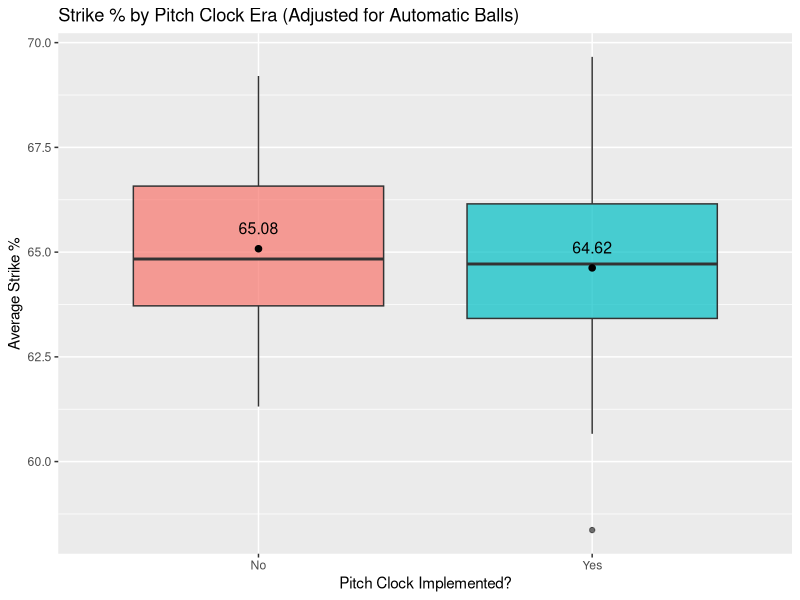
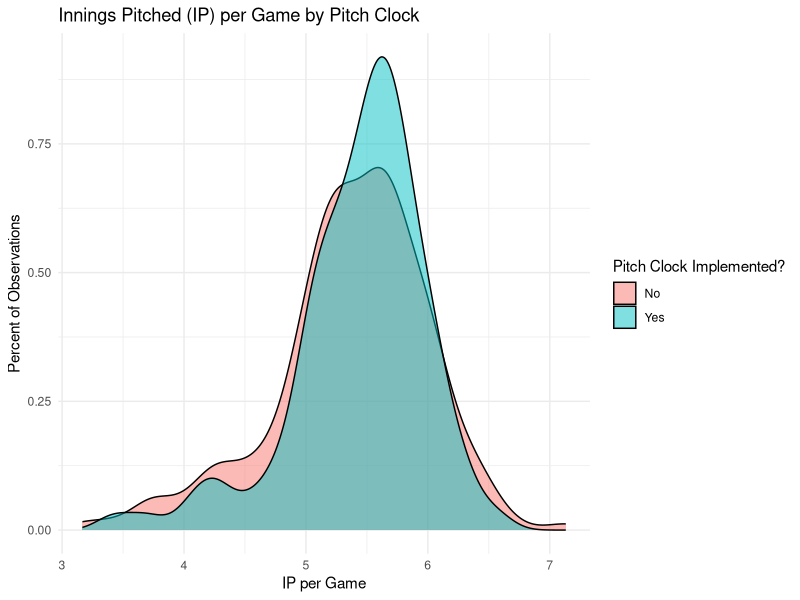
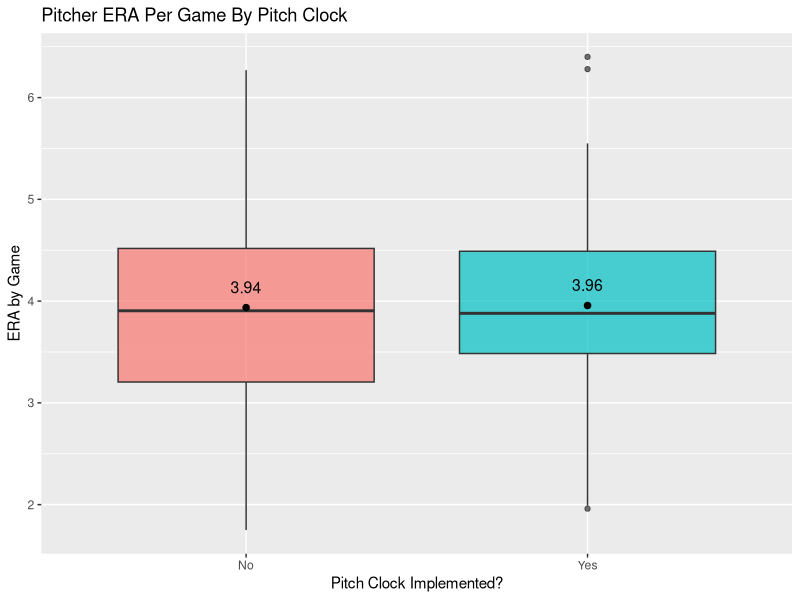

R code for these plots, in order:
## ---- chunk 1
library(tidyverse)
library(broom)
## ---- chunk 2
baseball <- read.csv("../data/pitching_data_2021-2024.csv")
baseball <- baseball %>%
  mutate(pitch_clock = ifelse(year >= 2023, "Yes", "No"))

# Step 1: Keep pitchers with all 4 years of data
baseball_1plot <- baseball %>%
  group_by(player_id) %>%
  filter(all(c(2022, 2023) %in% year)) %>%
  ungroup()

# Step 2: Calculate adjusted pitches and strike rate row by row
baseball_1plot <- baseball_1plot %>%
  mutate(
    adjusted_total_pitches = p_total_pitches - ifelse(is.na(p_automatic_ball), 0, p_automatic_ball),
    strike_percent = (p_total_strike / adjusted_total_pitches) * 100
  ) %>%
  filter(!is.na(pitch_clock), adjusted_total_pitches > 0)

baseball <- baseball %>%
  mutate(
    adjusted_total_pitches = p_total_pitches - ifelse(is.na(p_automatic_ball), 0, p_automatic_ball),
    strike_percent = (p_total_strike / adjusted_total_pitches) * 100
  ) %>%
  filter(!is.na(pitch_clock), adjusted_total_pitches > 0)

# Step 3: Collapse to one row per pitcher per pitch_clock (pre/post)
baseball_1plot <- baseball_1plot %>%
  group_by(player_id, pitch_clock) %>%
  summarise(
    avg_strike_percent = mean(strike_percent, na.rm = TRUE),
    total_pitches = sum(adjusted_total_pitches, na.rm = TRUE),
    .groups = "drop"
  )

baseball_3plot <- baseball %>%
  group_by(player_id, pitch_clock) %>%
  summarise(
    p_era = mean(p_era, na.rm = TRUE),
    total_pitches = sum(adjusted_total_pitches, na.rm = TRUE),
    .groups = "drop"
  )

## ---- chunk 3


## ---- chunk 4
plot1_boxplot <- ggplot(baseball_1plot, aes(x = pitch_clock, y = avg_strike_percent, fill = pitch_clock)) +
  geom_boxplot(alpha = 0.7) +
  stat_summary(fun = mean, geom = "point", shape = 20, size = 3, color = "black") +  # black dot for mean
  stat_summary(
    fun = mean,
    geom = "text",
    aes(label = round(..y.., 2)),
    vjust = -1.2,
    color = "black",
    size = 4
  ) +  # mean label
  labs(
    title = "Strike % by Pitch Clock Era (Adjusted for Automatic Balls)",
    x = "Pitch Clock Implemented?",
    y = "Average Strike %"
  ) +
  theme(legend.position = "none")

ggsave("strike_percent_by_pitch_clock.png", plot = plot1_boxplot, width = 8, height = 6)



## ---- chunk 5
baseball$ip_game <- baseball$p_formatted_ip/baseball$p_game
densityplot <- ggplot(baseball, aes(x = ip_game, fill = factor(pitch_clock))) +
  geom_density(alpha = 0.5) +
  labs(
    title = "Innings Pitched (IP) per Game by Pitch Clock",
    x = "IP per Game",
    y = "Percent of Observations",
    fill = "Pitch Clock Implemented?"
  ) +
  theme_minimal()

ggsave("Innings_Pitcher_per_game.png", plot = densityplot, width = 8, height = 6)

## ---- chunk 6
ERAbox_plot <-
  ggplot(baseball_3plot, aes(x = pitch_clock, y = p_era, fill = pitch_clock)) +
  geom_boxplot(alpha = 0.7) +
  stat_summary(fun = mean, geom = "point", shape = 20, size = 3, color = "black") +  # black dot for mean
  stat_summary(
    fun = mean, 
    geom = "text", 
    aes(label = round(..y.., 2)), 
    vjust = -1.2, 
    color = "black", 
    size = 4
  ) +  # text label of mean
  labs(
    title = "Pitcher ERA Per Game By Pitch Clock", 
    x = "Pitch Clock Implemented?",
    y = "ERA by Game"
  ) +
  theme(legend.position = "none")
ggsave("ERA_by_Pitchclock.png", plot = ERAbox_plot, width = 8, height = 6)
